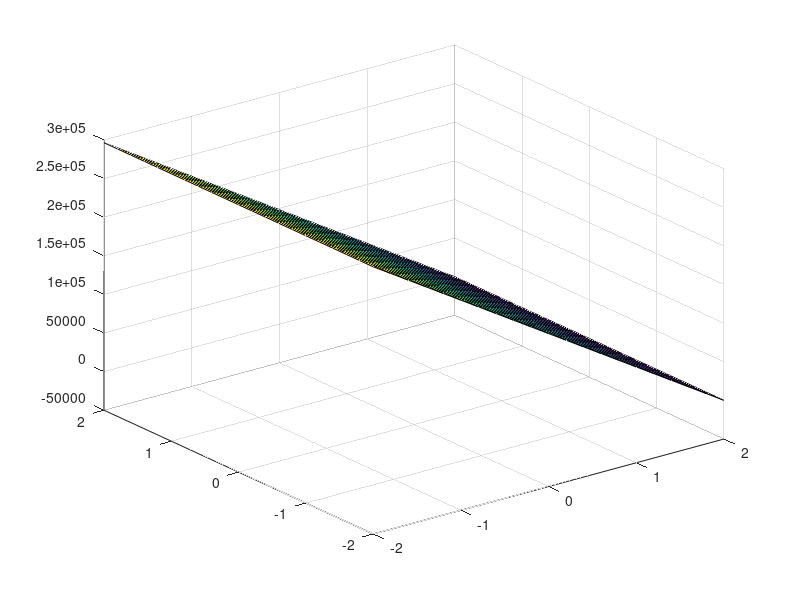

Write MATLAB code to recreate this figure. (Note: this script raises an error after producing the figure.)
[X,Y] = meshgrid(-2:.2:2); 
Z = (X-2)^4+(X-2*Y)^2;
surf(X,Y,Z)


x=[3;3];
n=0;
while abs(x(1))>1e-3 &&  abs(x(2))>1e-3
    n=n+1;
    x=iterate(x)
end

function res=iterate(x)
res=x-pinv(hessian(x))*(gradient(x));
end

function res=f(x1,x2)
res=(x1-2)^4+(x1-2*x2)^2;
end

function res=hessian(x)
x1=x(1);
res=[12*(x1-2)^2+2, -4; -4 ,8]
end

function res=gradient(x)
res=[ 4*(x(1)-2)^3+2*(x(1)-2*x(2)); -4*(x(1)-2*x(2)) ];
end